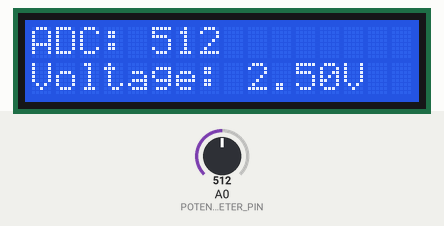
A sketch run on a simulated Arduino Uno, built with avr-gcc and run on an emulated ATmega328P. Parts: 16×2 character LCD. The inputs (shaded band) are chosen by the test bench; at power-on: A0 (POTENTIOMETER_PIN) = 512. What the sketch prints to the serial monitor is not drawn.

Above: at 1.2 s.
1.3 s: A0 (POTENTIOMETER_PIN) set to 716
At 2.0 s:
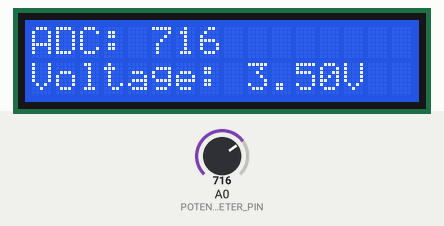
2.8 s: A0 (POTENTIOMETER_PIN) set to 900
At 3.6 s:
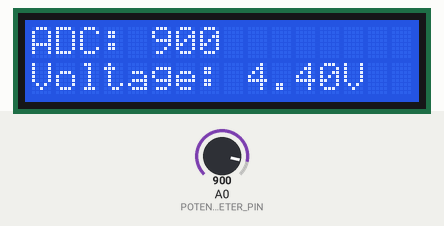
4.3 s: A0 (POTENTIOMETER_PIN) set to 983
At 4.7 s:
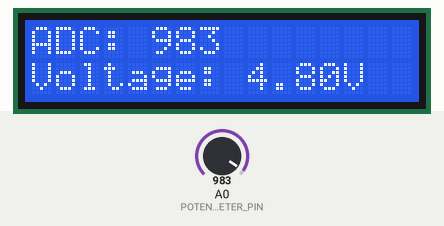
5.9 s: A0 (POTENTIOMETER_PIN) set to 1011
At 7.0 s:
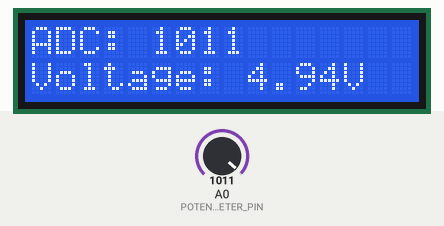
Timing chart, 0 to 8.5 s (numbered marks = the images above; inputs shaded):
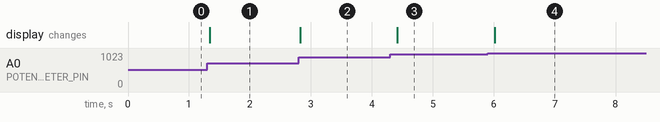

Measured:
- after the input at 1.3 s, the display: changes at once (image 1)
- after the input at 2.8 s, the display: changes at once (image 2)
- after the input at 4.3 s, the display: changes after 0.12 s (image 3)
- after the input at 5.9 s, the display: changes after 0.12 s (image 4)

The sketch:

zad3.ino
```cpp
#include <Wire.h>
#include <LiquidCrystal_I2C.h>
#include <OneWire.h>
#include <DallasTemperature.h>

LiquidCrystal_I2C lcd(0x27,16,2);

OneWire oneWire(A1);
DallasTemperature sensors(&oneWire);

#define LED_RED 6
#define LED_GREEN 5
#define LED_BLUE 3

#define RED_BUTTON 2
#define GREEN_BUTTON 4

#define POTENTIOMETER_PIN A0 // pin do odczytu potencjometru
#define VOLTAGE_REF 5.0 // napięcie

void setup() {
    Serial.begin(9600);
    lcd.init();
    lcd.backlight();

    lcd.print("ADC:");
    lcd.setCursor(0, 1);
    lcd.print("Voltage:");
}

void loop() {
    int adcValue = analogRead(POTENTIOMETER_PIN); // odczyt ADC
    float voltage = (adcValue / 1023.0) * VOLTAGE_REF; // konwersja na napięcie

    // LCD
    lcd.setCursor(5, 0);
    lcd.print(adcValue);
    lcd.print("    "); // kasowanie ewentualnych starych cyfr
    lcd.setCursor(9, 1);
    lcd.print(voltage, 2);
    lcd.print("V");

    // zad 4 - debugowanie w serial
    Serial.print("ADC:");
    Serial.print(adcValue);
    Serial.print("\tVoltage:");
    Serial.print(voltage, 2);
    Serial.println("V");

    delay(100);
}
```
